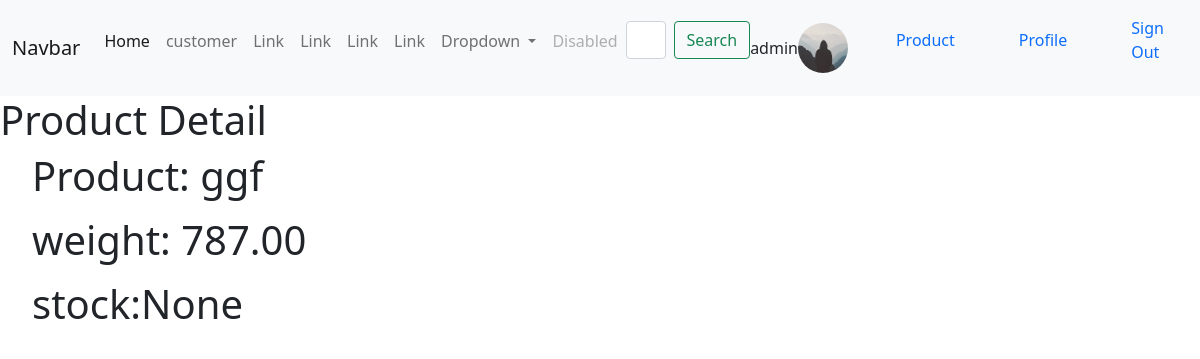
Screenshot of /p/5/ (signed in) with the database file from the repository.
### users/models.py (models this page shows, shortened)
class Profile(models.Model):
    user = models.OneToOneField(User, on_delete=models.CASCADE)
    first_name = models.CharField(max_length=100, blank=True)
    last_name = models.CharField(max_length=100, blank=True)
    image = models.ImageField(default='default.jpg', upload_to='profile_pics')
    email = models.EmailField(max_length=150)
    signup_confirmation = models.BooleanField(default=False)

### products/models.py (models this page shows, shortened)
class Products(models.Model):
    user = models.ForeignKey(User,on_delete=models.CASCADE)
    name= models.CharField(max_length=50)
    weight= models.DecimalField(max_digits=5, decimal_places=2, blank=True, null=True)
    price=  models.DecimalField(max_digits=5, decimal_places=2, blank=True, null=True)
    stock=  models.DecimalField(max_digits=5, decimal_places=2, blank=True, null=True)
    create_at= models.DateField(auto_now=True)
    update_at= models.DateTimeField(auto_now_add=True)
    class  Meta:
        db_table = 'Products'
        managed = True
        ordering = ('-name',)
        verbose_name = 'Product'
        verbose_name_plural = 'Products'

### products/views.py (the view, shortened to what this page needs)
# urls.py: path('p/<int:pk>/', PostDetailView.as_view(), name='product-detail'),
class PostDetailView(DetailView):
    model = Products
    context_object_name='pd'
    template_name='products_detail.html'

### products/templates/products_detail.html (shortened to what this page needs)
{% extends "base.html" %}
{% load crispy_forms_tags %}
{% load account %}
{% load socialaccount %}
<h1>Product Detail</h1>
    <ul><h1>
        Product: {{pd.name}}</h1></ul>
    <ul><h1> weight: {{pd.weight}}</h1></ul>
   <ul><h1>stock:{{pd.stock}}</h1></ul>

### users/templates/navbar.html (shortened to what this page needs)
    <nav class="navbar navbar-expand-lg navbar-light bg-light">
      <div class="container-fluid">
        <a class="navbar-brand" href="{% url 'Product_list'%}">Navbar</a>
        <div class="collapse navbar-collapse" id="navbarSupportedContent">
          <ul class="navbar-nav me-auto mb-2 mb-lg-0">
            <li class="nav-item">
              <a class="nav-link active" aria-current="page" href="{% url 'homepage'%}">Home</a>
            </li>
            <li class="nav-item">
              <a class="nav-link" href="{% url 'customer'%}">customer</a>
            </li><li class="nav-item">
              <a class="nav-link" href="{% url 'Product_list'%}">Link</a>
            </li><li class="nav-item">
              <a class="nav-link" href="{% url 'Product_list'%}">Link</a>
            </li><li class="nav-item">
              <a class="nav-link" href="{% url 'Product_list'%}">Link</a>
            </li><li class="nav-item">
              <a class="nav-link" href="{% url 'Product_list'%}">Link</a>
            </li>
            <li class="nav-item dropdown">
              <a class="nav-link dropdown-toggle" href="#" id="navbarDropdown" role="button" data-bs-toggle="dropdown"
                aria-expanded="false">
                Dropdown
              </a>
            </li>
            <li class="nav-item">
              <a class="nav-link disabled" href="#" tabindex="-1" aria-disabled="true">Disabled</a>
            </li>
            <form class="d-flex">
              <input class="form-control me-2" type="search" placeholder="Search" aria-label="Search">
              <button class="btn btn-outline-success" type="submit">Search</button>
            </form>
          </ul>
          {% if user.is_authenticated %}
          {{ user.username }}
          <a href="{{ user.username }}"><img class="rounded-circle account-img" src="{{ user.profile.image.url }}"
              height="50" width="50px">
          </a>
            <ul class="nav-item">
              <a class="nav-link" href="{% url 'ProductCreateView'%}">Product</a>
            </ul>
            <ul class="nav-item"><a class="nav-link" href="{% url 'profile'%}">Profile</a></ul>
            <ul class="nav-item"><a class="nav-link" href="{% url 'account_logout' %}">Sign Out</a></ul>
            {% else %}
              <ul class="nav-item"><a class="nav-link" href="{% url 'account_login' %}">Sign In</a></ul>
              <ul class="nav-item"><a class="nav-link" href="{% url 'account_signup' %}">Sign Up</a></ul>
            {% endif %}
        </div>
      </div>
    </nav>

### rows the page displays
Products: name "ggf", weight "787.00", stock "None"

### other values shown
{{ user.username }} "admin"
